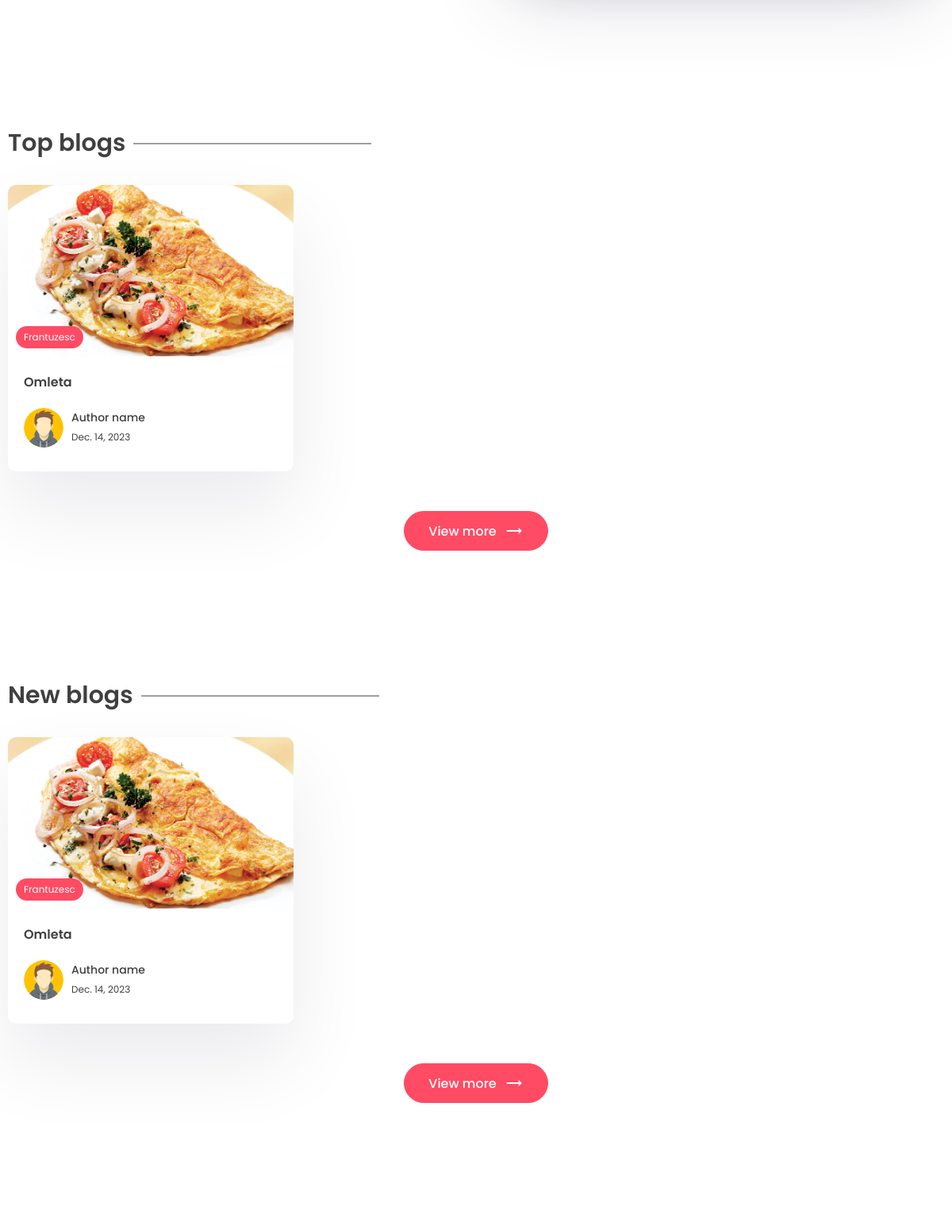
/ (middle part), run on an earlier commit of the app's database.
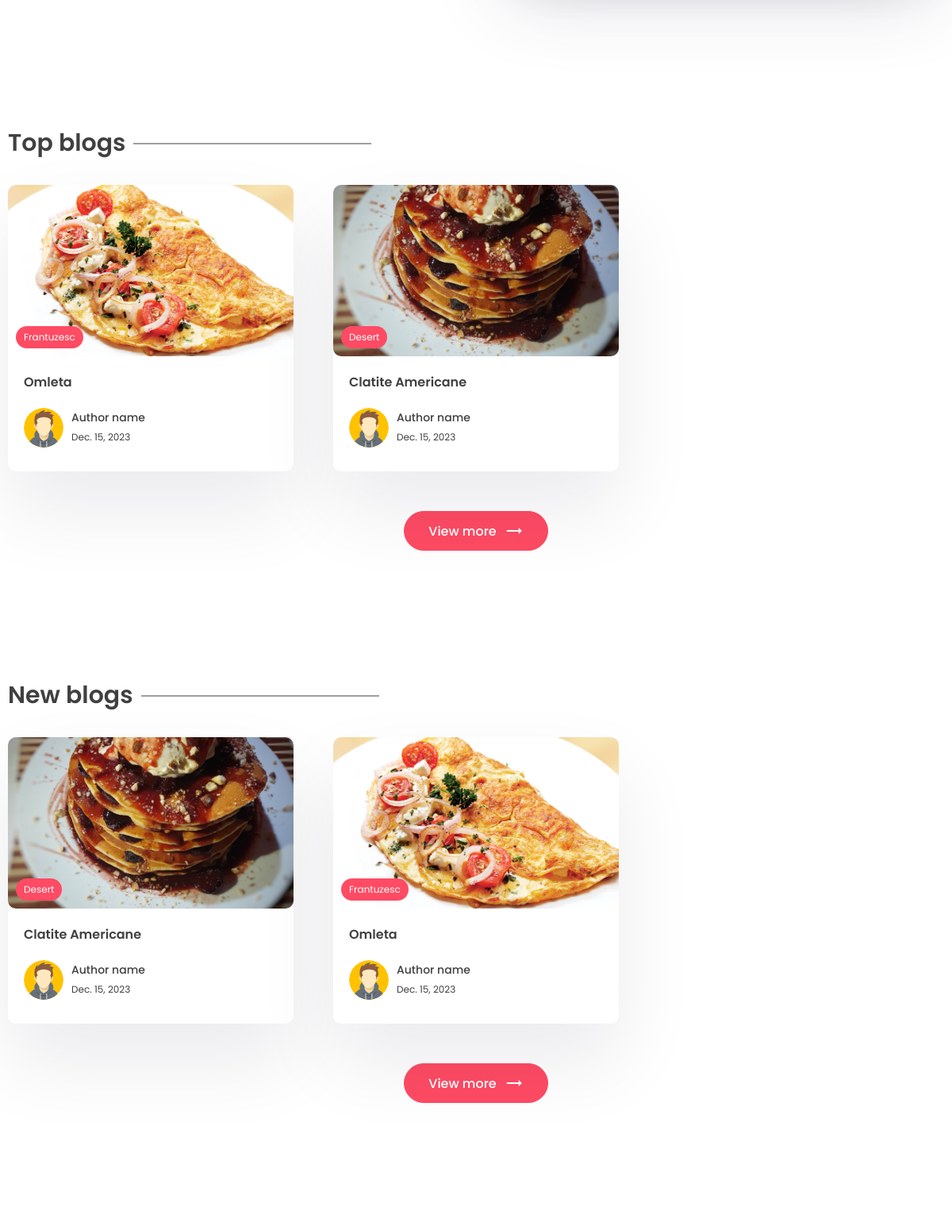
And on a later commit of the database.
### app/models.py (models this page shows, shortened)
class Post(models.Model):
    title = models.CharField(max_length=200)
    content = models.TextField()
    last_updated = models.DateTimeField(auto_now=True)
    slug = models.SlugField(max_length=200, unique=True)
    image = models.ImageField(null=True, blank=True, upload_to="images/")
    tags = models.ManyToManyField(Tag, blank=True, related_name='post')
    view_count = models.IntegerField(null=True, blank=True)

class Tag(models.Model):
    name = models.CharField(max_length=100)
    description = models.CharField(max_length=100)
    slug = models.SlugField(max_length=200, unique=True)

### app/views.py (the view)
# urls.py: path('', views.index, name='home_page')
def index(request):
    posts = Post.objects.all()
    top_posts = Post.objects.all().order_by('-view_count')[0:3]
    recent_posts = Post.objects.all().order_by('-last_updated')[0:3]
    subscribe_form = SubscribeForm()
    subscribe_successful = None  # To display a message if the user subscribes successfully.
    if request.POST:
        subscribe_form = SubscribeForm(request.POST)
        if subscribe_form.is_valid():
            subscribe_form.save()
            subscribe_successful = 'Thank you for subscribing!'
            subscribe_form = SubscribeForm()
    context = {
        'posts': posts,
        'top_posts': top_posts,
        'recent_posts': recent_posts,
        'subscribe_form': subscribe_form,
        'subscribe_successful': subscribe_successful
    }
    return render(request, 'app/index.html', context)

### app/templates/app/index.html (shortened to what this page needs)
{% extends 'base.html' %}
{% block content %}
    <section class="sp">
    </section>
    <section class="sp">
      <div class="container">
        <h1 class="sec-title">Top blogs</h1>
        <div class="grid-3">
            {% for post in top_posts %}
          <a href="{% url 'post_page' post.slug %}">
            <div class="card">
              <div class="post-img">
                <img src="{{ post.image.url }}" alt="" />
                <div class="tag">{{ post.tags.all.0.name }}</div>
              </div>
              <div class="card-content">
                <h3>
                  {{ post.title }}
                </h3>
                <div class="author">
                  <div class="profile-pic">
                    <img src="images/author.svg" alt="" />
                  </div>
                  <div class="details">
                    <p>Author name</p>
                    <small>{{ post.last_updated|date }}</small>
                  </div>
                </div>
              </div>
            </div>
          </a>
            {% endfor %}
        </div>
        <center>
          <a href=""><button class="btn btn-primary rounded view">
            View more <span class="material-icons"> trending_flat </span>
          </button></a>
        </center>
      </div>
    </section>
    <section class="sp">
      <div class="container">
        <h1 class="sec-title">New blogs</h1>
        <div class="grid-3">
            {% for post in recent_posts %}
          <a href="{% url 'post_page' post.slug %}">
            <div class="card">
              <div class="post-img">
                <img src="{{ post.image.url }}" alt="" />
                <div class="tag">{{ post.tags.all.0.name }}</div>
              </div>
              <div class="card-content">
                <h3>
                    {{ post.title }}
                </h3>
                <div class="author">
                  <div class="profile-pic">
                    <img src="images/author.svg" alt="" />
                  </div>
                  <div class="details">
                    <p>Author name</p>
                    <small>{{ post.last_updated|date }}</small>
                  </div>
                </div>
              </div>
            </div>
          </a>
            {% endfor %}
        </div>
        <center>
          <a href=""><button class="btn btn-primary rounded view">
            View more <span class="material-icons"> trending_flat </span>
          </button></a>
        </center>
      </div>
    </section>
{% endblock content %}

### templates/base.html (shortened to what this page needs)
{% load static %}
<!DOCTYPE html>
<html lang="en">
  <head>
    <link rel="stylesheet" href="{% static 'app/style.css' %}" />
    <link
      rel="stylesheet"
      href="https://unicons.iconscout.com/release/v2.1.6/css/unicons.css"
    />
    <link
      rel="stylesheet"
      href="https://cdnjs.cloudflare.com/ajax/libs/font-awesome/6.1.1/css/all.min.css"
    />
  </head>
  <body>
    <main>
    {% block content %}
    {% endblock content %}
    </main>
    <footer>
    </footer>
  </body>
</html>

### app/static/app/style.css (style rules this page uses)
* { margin: 0; padding: 0; box-sizing: border-box; text-decoration: none; border: none; outline: none; list-style: none; font-family: "Poppins", sans-serif; color: var(--black); }
:root { --red: #ff4b64; --black: #404040; --des: #555555; --shadow: #ffffff1a 0px 1px 1px 0px inset, #32325d40 0px 50px 100px -20px, #0000004d 0px 30px 60px -30px; --shadow2: rgba(17, 12, 46, 0.084) 0px 48px 100px 0px; }
html { font-size: 62.5%; }
[class*="grid"] { display: grid; }
img { width: 100%; }
.container { max-width: 1220px; margin: auto; padding: 0 10px; }
p, a { font-size: 1.6rem; color: var(--des); }
.btn { cursor: pointer; height: 5rem; padding: 0 3rem; font-size: 1.6rem; font-weight: 500; border: 1px solid var(--red); display: flex; align-items: center; justify-content: center; gap: 1rem; }
.btn span { color: white; }
.btn-primary { background: var(--red); color: white; }
.rounded { border-radius: 5rem; }
.sp { padding: 8rem 0; }
.post-img { height: 40rem; width: 100%; overflow: hidden; border-radius: 1rem; }
.post-img img { height: 100%; object-fit: cover; object-position: center; }
.sec-title { font-size: 3rem; font-weight: 600; position: relative; width: fit-content; margin-bottom: 3rem; }
.sec-title::after { content: ""; position: absolute; right: -31rem; height: 1px; width: 30rem; background: var(--black); top: 50%; transform: translateY(-50%); }
.grid-3 { grid-template-columns: repeat(3, 1fr); gap: 5rem; }
.card { background: white; box-shadow: var(--shadow2); border-radius: 1rem; cursor: pointer; transition: 0.3s; }
.post-img { position: relative; }
.tag { position: absolute; bottom: 1rem; left: 1rem; background: var(--red); color: white; border-radius: 5rem; padding: 0.5rem 1rem; font-size: 1.2rem; }
.card-content { padding: 2rem; padding-bottom: 3rem; }
.card h3 { font-size: 1.6rem; font-weight: 600; }
.card .post-img { width: 100%; height: unset; aspect-ratio: 1/0.6; }
.author { display: flex; align-items: center; gap: 1rem; margin-top: 2rem; }
.profile-pic { width: 5rem; aspect-ratio: 1/1; border-radius: 50%; overflow: hidden; }
.author p { color: var(--black); font-weight: 500; font-size: 1.4rem; }
.author small { color: var(--black); font-size: 1.2rem; }
.view { margin-top: 5rem; }
footer { padding: 5rem 0; margin-top: 5rem; }
main { padding-top: 10rem !important; }

What changed in the data, as far as the page shows it:
changed Post "Omleta": last_updated "Dec. 14, 2023" → "Dec. 15, 2023"
added Post: image (picture), tags.all.0.name "Desert", title "Clatite Americane", last_updated "Dec. 15, 2023"
